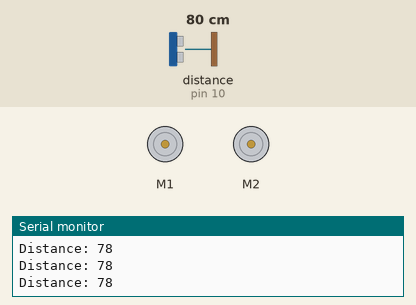
Bench run of a sketch on a simulated Arduino Uno, built with avr-gcc and run on an emulated ATmega328P. Shown: 2 × DC motor (green arrow = forward, orange = backward, longer = faster), the last lines printed to the serial monitor. Wiring (inferred from the names in the program): ultrasonic range finder: trigger pin 9; echo pin 10. The inputs (shaded band) are chosen by the test bench; at power-on: distance to the obstacle (sensor on pin 10) 80 cm. The echo pulse lasts 58.3 µs per cm.

Above: at 1.2 s.
1.3 s: distance to the obstacle (sensor on pin 10) set to 43 cm
2.8 s: distance to the obstacle (sensor on pin 10) set to 37 cm
At 3.3 s:
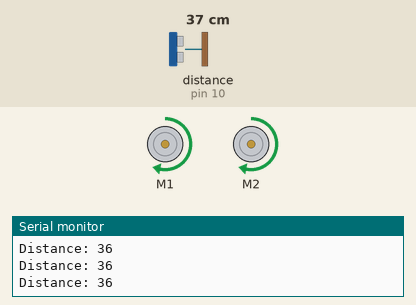
4.3 s: distance to the obstacle (sensor on pin 10) set to 18 cm
5.8 s: distance to the obstacle (sensor on pin 10) set to 15 cm
At 7.0 s:
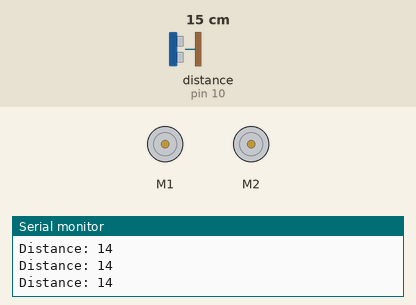
7.3 s: distance to the obstacle (sensor on pin 10) set to 35 cm
At 7.9 s:
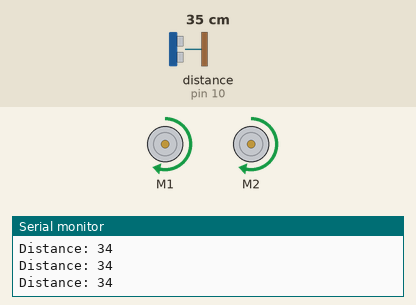
Timing chart, 0 to 9.8 s (numbered marks = the images above; inputs shaded):
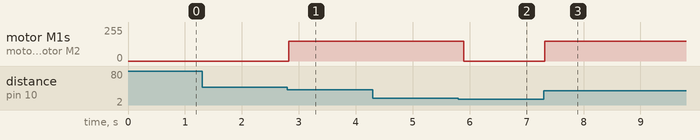

Measured:
- the behaviour switches between 41 and 40 cm on distance to the obstacle (sensor on pin 10) (found by bisection; images 0 and 1)
- the behaviour switches between 17 and 16 cm on distance to the obstacle (sensor on pin 10) (found by bisection; images 1 and 2)
- after the input at 2.8 s, motor M1, motor M2: stopped → forward 150/255 at once
- after the input at 5.8 s, motor M1, motor M2: forward 150/255 → stopped after 0.09 s
- after the input at 7.3 s, motor M1, motor M2: stopped → forward 150/255 at once

The sketch:

Human_Following_ROBOT.ino
```cpp
#include <AFMotor.h>

// Motor objects (Motor Shield)
AF_DCMotor motor1(1);   // Left motor
AF_DCMotor motor2(2);   // Right motor

// Ultrasonic pins
#define trigPin 9
#define echoPin 10

long duration;
int distance;

void setup() {
  Serial.begin(9600);

  pinMode(trigPin, OUTPUT);
  pinMode(echoPin, INPUT);

  motor1.setSpeed(150);   // Speed (0–255)
  motor2.setSpeed(150);

  stopMotors();
}

void loop() {
  distance = getDistance();
  Serial.print("Distance: ");
  Serial.println(distance);

  if (distance > 15 && distance < 40) {
    moveForward();   // Human detected → follow
  }
  else {
    stopMotors();    // Too close or too far
  }

  delay(100);
}

// -------- FUNCTIONS --------

int getDistance() {
  digitalWrite(trigPin, LOW);
  delayMicroseconds(2);

  digitalWrite(trigPin, HIGH);
  delayMicroseconds(10);
  digitalWrite(trigPin, LOW);

  duration = pulseIn(echoPin, HIGH, 30000);
  if (duration == 0) return 100; // no echo

  return duration * 0.034 / 2;
}

void moveForward() {
  motor1.run(FORWARD);
  motor2.run(FORWARD);
}

void stopMotors() {
  motor1.run(RELEASE);
  motor2.run(RELEASE);
}
```
